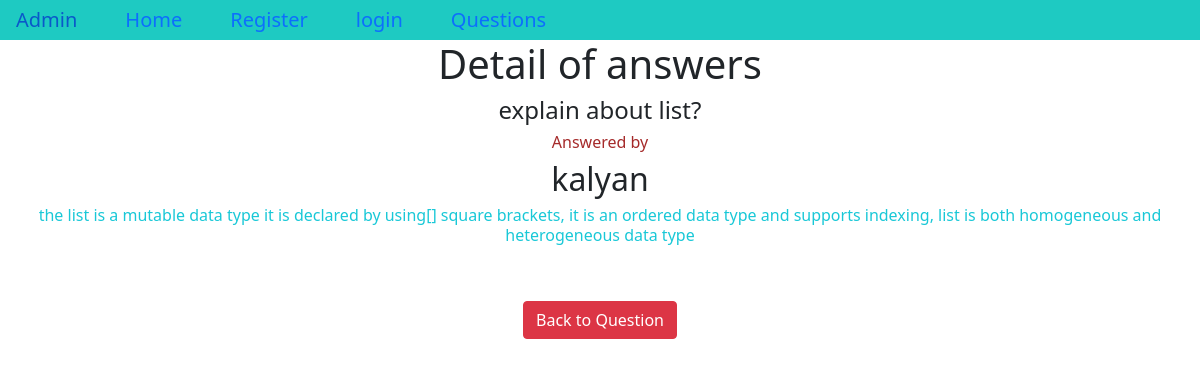
Screenshot of /3/ with the database file from the repository.
### app/models.py (models this page shows, shortened)
class Question(models.Model):
    username=models.ForeignKey(User,on_delete=models.CASCADE)
    ques=models.TextField()

class Answer(models.Model):
    username=models.ForeignKey(User,on_delete=models.CASCADE)
    ques=models.ForeignKey(Question,on_delete=models.CASCADE,related_name='questions')
    ans=models.TextField()

### app/views.py (the view)
# urls.py: re_path('(?P<pk>\d+)/',details.as_view(),name='details'),
class details(DetailView):
    model=Question
    context_object_name='qs'
    template_name='details.html'

### templates/details.html (shortened to what this page needs)
{% extends 'dummy.html' %}
{% block body_block %}
    <center>
        <h1>Detail of answers</h1>
        <h4>{{qs.ques}}</h4>
        {% for i in qs.questions.all %}
            <h6 style="color: brown;">Answered by<h2 >{{i.username}}</h2> </h6>
            <h6 style="color: rgb(25, 200, 215);">{{i.ans}}</h6>
        {% endfor %}
        <br><br>
        {% if user.is_authenticated %}
            <a href="{% url 'insert_answer' %}" class="btn btn-danger"> Answer The Question</a>
            <a href="{% url 'list_ques' %}" class="btn btn-danger">Back to Question</a>
        {% else %}
            <a href="{% url 'list_ques' %}" class="btn btn-danger">Back to Question</a>
        {% endif %}
    </center>
{% endblock %}

### rows the page displays
Question: ques "explain about list?"
Answer: username "kalyan", ans "the list is a mutable data type it is declared by using[] square brackets, it is an ordered data type and supports indexing, list is both homogeneous and heterogeneous data type"
